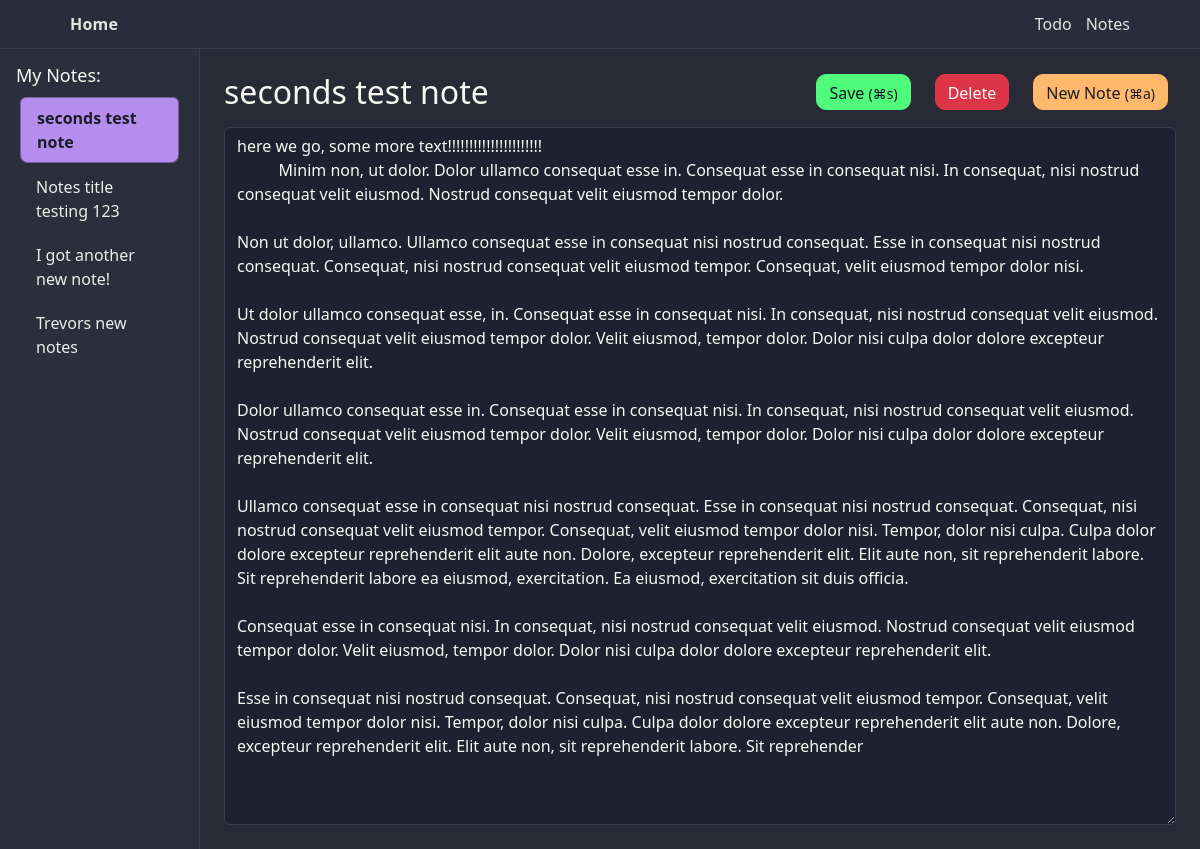
The app's page /notes/ with its own data.
### notes/models.py (models this page shows, shortened)
class Notes(models.Model):
    title = models.CharField(max_length=200)
    body = models.TextField(blank=True)
    created_at = models.DateTimeField(auto_now_add=True)
    updated_at = models.DateTimeField(auto_now=True)

### notes/views.py (the view)
# urls.py: path("", views.index, name="index")
def index(request):
    note_list = Notes.objects.order_by("-updated_at", "-created_at")
    note_id = request.GET.get("note")
    if note_id:
        selected_note = get_object_or_404(note_list, pk=note_id)
    else:
        selected_note = note_list.first() if note_list.exists() else None
    context = {
        "note_list": note_list,
        "selected_note": selected_note
    }
    return render(request, "notes/index.html", context)

### notes/templates/notes/index.html (shortened to what this page needs)
{% extends "notes/layout.html" %}
{% load static %}
{% block style %}
<link rel="stylesheet" href="{% static 'notes/css/index.css' %}">
{% endblock %}
{% block body %}
<div class="container-fluid">
      <div class="row">
        <div class="col-3 col-md-2 sidebar p-3">
          <div class="d-flex justify-content-between align-items-center mb-2">
            <h3>My Notes:</h3>
          </div>
          {% if note_list %}
          <ul class="list-group">
            {% for note in note_list %}
            <a href="?note={{ note.id }}"
               class="list-group-item {% if selected_note and selected_note.id == note.id %}active{% endif %}">
              {{ note.title }}
            </a>
            {% endfor %}
          </ul>
          {% else %}
          <small>No notes yet.</small>
          {% endif %}
        </div>
        <div class="col-9 col-md-10 main-content p-4 d-flex flex-column vh-100">
          {% if selected_note %}
          <form action="{% url 'notes:save' %}?note={{ selected_note.id }}" id="save_form" method="post" class="d-flex flex-column flex-grow-1">
            <div class="d-flex justify-content-between align-items-center mb-3">
              {% if selected_note.title %}
                <h2 class="mb-0">{{ selected_note.title }}</h2>
              {% else %}
                <input type="text" id="note_title" class="mb-0" name="note_title" value="" placeholder="Add a title...">
              {% endif %}
              <div class="btn-toolbar">
                <div class="btn-group mx-2">
                  <button type="submit" class="btn btn-success" name="action" value="save" >Save <small>(⌘s)</small></button>
                </div>
                <div class="btn-group mx-2">
                  <button type="submit" class="btn btn-danger" name="action" value="delete" id="delete_note" onclick="return confirm('Delete this note?'); ">Delete</button>
                </div>
                <div class="btn-group mx-2">
                  <button type="submit" form="new_form" id="new_note" class="btn btn-info">New Note <small>(⌘a)</small></button>
                </div>
              </div>
            </div>
            <textarea class="form-control flex-grow-1 w-100 mb-0 bg-dark text-light border-secondary"
              id="note_body" rows="" cols="" name="note_body">{{ selected_note.body }}</textarea>
          </form>
          {% endif %}
        </div>
      </div>
   </div>
    {% endblock %}

### static/css/site-header.css (style rules this page uses)
:root { --bg: #282a36; --surface: #2b2e3b; --card: #2b2e3b; --text: #f8f8f2; --muted: #bdc2d1; --accent: #bd93f9; --accent-2: #50fa7b; --border: #3b3f51; }
a { color: inherit; text-decoration: none; }

### notes/static/notes/css/index.css (style rules this page uses)
:root { --bg: #282a36; --surface: #2b2e3b; --surface-2: #1f2130; --border: #3b3f51; --text: #f8f8f2; --muted: #bdc2d1; --subtle: #6272a4; --purple: #bd93f9; --green: #50fa7b; --orange: #ffb86c; --red: #ff5555; }
body { height: 100vh; overflow: hidden; background: var(--bg); color: var(--text); }
.sidebar { height: 100vh; overflow-y: auto; background-color: var(--surface); border-right: 1px solid var(--border); }
.main-content { height: 100vh; overflow-y: auto; background-color: var(--bg); color: var(--text); }
.list-group-item { background: transparent; color: var(--text); border: 0; }
.list-group-item.active { background: var(--purple); color: #1b1c24; font-weight: 600; }
.btn-info { background-color: var(--orange); border-color: var(--orange); color: #1b1c24; }
.btn-success { background-color: var(--green); border-color: var(--green); color: #0f1320; }
a { color: var(--text); }
.form-control { background: var(--surface-2) !important; color: var(--text) !important; border-color: var(--border) !important; }
.btn-toolbar { gap: 8px; }
.btn-group .btn { height: 36px; border-radius: 10px; }
.sidebar h3 { font-size: 18px; margin: 0; }
.sidebar a { opacity: .95; }
.btn-info, .btn-success { border-radius: 10px; }
.list-group-item { border-radius: 8px; margin: 2px 4px; }
.list-group-item.active { border: 1px solid rgba(27,28,36,.4); }

### records on screen
Notes: title "seconds test note", note_body "here we go, some more text!!!!!!!!!!!!!!!!!!!!!! Minim non, ut dolor. Dolor ullamco consequat esse in. Consequat esse in consequat nisi. In consequat, nisi nostrud consequat velit eiusmod. Nostrud consequat velit eiusmod tempor dolor. Non ut dolor, ullamco. Ullamco consequat esse in consequat nisi nostrud consequat. Esse in consequat nisi nostrud consequat. Consequat, nisi nostrud consequat velit eiusmod tempor. Consequat, velit eiusmod tempor dolor nisi. Ut dolor ullamco consequat esse, in. Consequat esse in consequat nisi. In consequat, nisi nostrud consequat velit eiusmod. Nostrud consequat velit eiusmod tempor dolor. Velit eiusmod, tempor dolor. Dolor nisi culpa dolor dolore excepteur…"
Notes: title "Notes title testing 123"
Notes: title "I got another new note!"
Notes: title "Trevors new notes"
